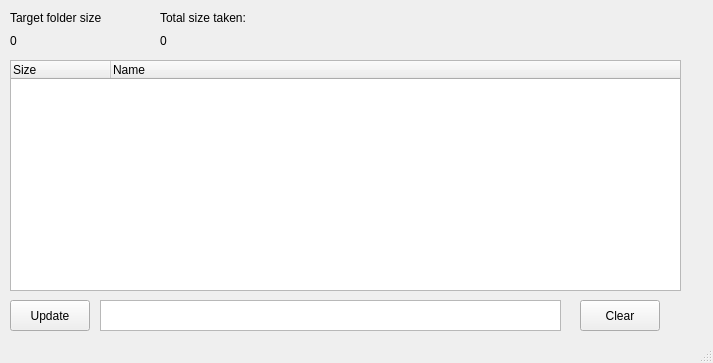
<?xml version="1.0" encoding="UTF-8"?>
<ui version="4.0">
 <class>MainWindow</class>
 <widget class="QMainWindow" name="MainWindow">
  <property name="geometry">
   <rect>
    <x>0</x>
    <y>0</y>
    <width>713</width>
    <height>363</height>
   </rect>
  </property>
  <property name="windowTitle">
   <string>MainWindow</string>
  </property>
  <widget class="QWidget" name="centralwidget">
   <widget class="QTreeWidget" name="folderTree">
    <property name="geometry">
     <rect>
      <x>10</x>
      <y>60</y>
      <width>671</width>
      <height>231</height>
     </rect>
    </property>
    <column>
     <property name="text">
      <string>Size</string>
     </property>
    </column>
    <column>
     <property name="text">
      <string>Name</string>
     </property>
    </column>
   </widget>
   <widget class="QLabel" name="lblHeadline1">
    <property name="geometry">
     <rect>
      <x>10</x>
      <y>10</y>
      <width>91</width>
      <height>16</height>
     </rect>
    </property>
    <property name="text">
     <string>Target folder size:</string>
    </property>
   </widget>
   <widget class="QLabel" name="lblHeadline2">
    <property name="geometry">
     <rect>
      <x>160</x>
      <y>10</y>
      <width>91</width>
      <height>16</height>
     </rect>
    </property>
    <property name="text">
     <string>Total size taken:</string>
    </property>
   </widget>
   <widget class="QLabel" name="lblTargetSize">
    <property name="geometry">
     <rect>
      <x>10</x>
      <y>30</y>
      <width>91</width>
      <height>21</height>
     </rect>
    </property>
    <property name="text">
     <string>0</string>
    </property>
   </widget>
   <widget class="QLabel" name="lblTotalSize">
    <property name="geometry">
     <rect>
      <x>160</x>
      <y>30</y>
      <width>91</width>
      <height>21</height>
     </rect>
    </property>
    <property name="text">
     <string>0</string>
    </property>
   </widget>
   <widget class="QPushButton" name="pushButton">
    <property name="geometry">
     <rect>
      <x>10</x>
      <y>300</y>
      <width>80</width>
      <height>31</height>
     </rect>
    </property>
    <property name="text">
     <string>Update</string>
    </property>
   </widget>
   <widget class="QTextEdit" name="textEdit">
    <property name="geometry">
     <rect>
      <x>100</x>
      <y>300</y>
      <width>461</width>
      <height>31</height>
     </rect>
    </property>
   </widget>
   <widget class="QPushButton" name="pushButton_2">
    <property name="geometry">
     <rect>
      <x>580</x>
      <y>300</y>
      <width>80</width>
      <height>31</height>
     </rect>
    </property>
    <property name="text">
     <string>Clear</string>
    </property>
   </widget>
  </widget>
  <widget class="QStatusBar" name="statusbar"/>
 </widget>
 <resources/>
 <connections/>
</ui>
